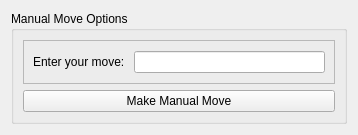
<?xml version="1.0" encoding="UTF-8"?>
<ui version="4.0">
 <class>ManualMoveWidget</class>
 <widget class="QFrame" name="ManualMoveWidget">
  <property name="geometry">
   <rect>
    <x>0</x>
    <y>0</y>
    <width>358</width>
    <height>135</height>
   </rect>
  </property>
  <property name="sizePolicy">
   <sizepolicy hsizetype="MinimumExpanding" vsizetype="MinimumExpanding">
    <horstretch>0</horstretch>
    <verstretch>0</verstretch>
   </sizepolicy>
  </property>
  <property name="windowTitle">
   <string>Frame</string>
  </property>
  <layout class="QHBoxLayout" name="horizontalLayout">
   <item>
    <widget class="QGroupBox" name="ManuaMoveFrame">
     <property name="title">
      <string>Manual Move Options</string>
     </property>
     <layout class="QVBoxLayout" name="verticalLayout_4">
      <item>
       <widget class="QFrame" name="ManualOptionsFrame">
        <property name="frameShape">
         <enum>QFrame::StyledPanel</enum>
        </property>
        <property name="frameShadow">
         <enum>QFrame::Raised</enum>
        </property>
        <layout class="QHBoxLayout" name="horizontalLayout_2">
         <item>
          <widget class="QLabel" name="ManualMoveLabel">
           <property name="text">
            <string>Enter your move: </string>
           </property>
          </widget>
         </item>
         <item>
          <widget class="QLineEdit" name="ManualLineInput">
           <property name="text">
            <string/>
           </property>
          </widget>
         </item>
        </layout>
       </widget>
      </item>
      <item>
       <widget class="QPushButton" name="ManualMoveButton">
        <property name="text">
         <string>Make Manual Move</string>
        </property>
       </widget>
      </item>
     </layout>
    </widget>
   </item>
  </layout>
 </widget>
 <resources/>
 <connections/>
</ui>
